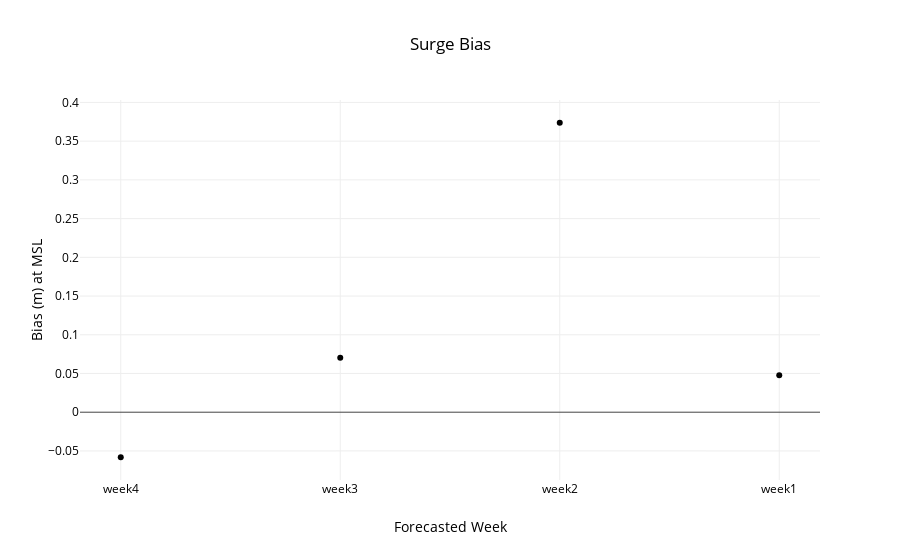

The notebook cell this image was saved under:
### Code cell
week = ['nan','week4','week3','week2','week1']
data = utils.metric(files,week,start,26642)
title,x,y='Surge Bias','Forecasted Week','Bias (m) at MSL'
layout=utils.layout(title,x,y)
fig = go.Figure(data=data, layout=layout)
interactive = iplot(fig)
#po.plot(fig,filename=root_dir+'\\'+'metric.html')

### Figure 1 — Plotly figure (JSON) as saved in the notebook; plotly's stock layout.template omitted (floating-point values rounded to 4 significant figures)
{"data": [{"line": {"color": "rgba(0, 153, 0)"}, "mode": "markers", "type": "scatter", "uid": "87c7b36f-aee3-4908-8c9a-8dc09ca206a8", "x": ["week4", "week3", "week2", "week1"], "y": [-0.05815, 0.07037, 0.3738, 0.04762]}], "layout": {"autosize": true, "font": {"color": "rgb(0, 0, 0)"}, "legend": {"orientation": "h"}, "paper_bgcolor": "rgb(255,255,255)", "plot_bgcolor": "rgb(255,255,255)", "title": "Surge Bias", "xaxis": {"autorange": true, "range": [-0.1812, 3.181], "title": "Forecasted Week", "type": "category"}, "yaxis": {"autorange": true, "range": [-0.08979, 0.4054], "title": "Bias (m) at MSL", "type": "linear"}}}
